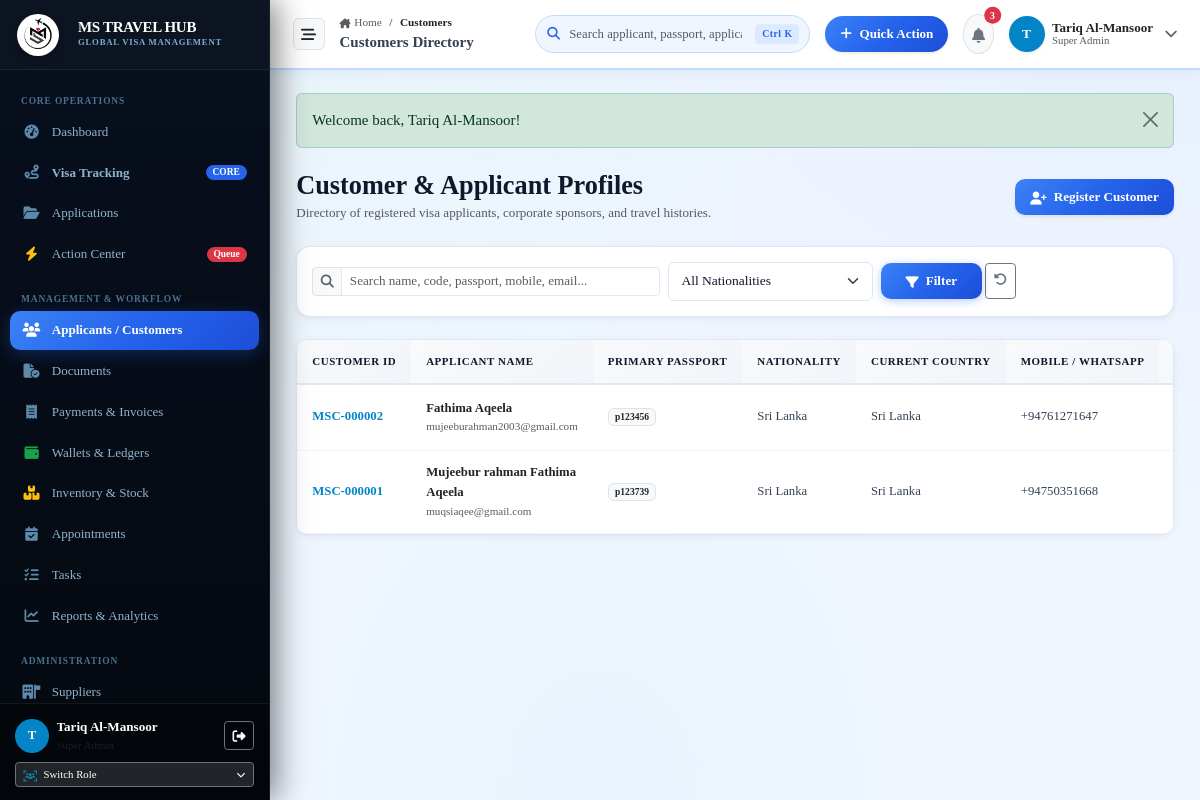
The page /customers (signed in) on the database its author committed.
### tables this page shows
CREATE TABLE customers (
    id INTEGER PRIMARY KEY AUTOINCREMENT,
    customer_code TEXT NOT NULL UNIQUE,
    first_name TEXT NOT NULL,
    middle_name TEXT,
    last_name TEXT NOT NULL,
    full_name TEXT NOT NULL,
    gender TEXT,
    dob DATE,
    nationality TEXT NOT NULL,
    place_of_birth TEXT,
    marital_status TEXT,
    occupation TEXT,
    mobile TEXT NOT NULL,
    whatsapp TEXT,
    email TEXT UNIQUE,
    password_hash TEXT,
    current_country TEXT NOT NULL,
    address TEXT,
    created_by INTEGER,
    notes TEXT,
    is_active INTEGER DEFAULT 1,
    created_at DATETIME DEFAULT CURRENT_TIMESTAMP,
    updated_at DATETIME DEFAULT CURRENT_TIMESTAMP, religion TEXT NULL,
    FOREIGN KEY (created_by) REFERENCES users(id)
);

### app/Controllers/CustomerController.php (called while the page is built, shortened)
<?php
class CustomerController
{
    public function index(): void
    {
        $pdo = Database::getConnection();
        $sql = "SELECT c.*,
                    cp.passport_number, cp.expiry_date as passport_expiry,
                    COUNT(a.id) as total_applications,
                    SUM(CASE WHEN a.status NOT IN ('Approved', 'Completed', 'Cancelled') THEN 1 ELSE 0 END) as active_applications
                FROM customers c
                LEFT JOIN customer_passports cp ON cp.customer_id = c.id AND cp.is_primary = 1
                LEFT JOIN applications a ON a.customer_id = c.id
                WHERE c.is_active = 1";
        $params = [];
        $sql .= " GROUP BY c.id ORDER BY c.created_at DESC";
        $stmt = $pdo->prepare($sql);
        $stmt->execute($params);
        $customers = $stmt->fetchAll();
        require_once dirname(__DIR__) . '/Views/customers/index.php';
    }
}

### app/autoload.php (called while the page is built, shortened)
<?php
function e(?string $string): string {
    return htmlspecialchars((string)($string ?? ''), ENT_QUOTES, 'UTF-8');
}
function get_flash(): ?array {
    if (isset($_SESSION['flash'])) {
        $flash = $_SESSION['flash'];
        return $flash;
    }
    return null;
}

### app/Views/customers/index.php (the view, shortened to what this page needs)
<?php
$flash = get_flash();
require_once dirname(__DIR__) . '/layouts/header.php';
require_once dirname(__DIR__) . '/layouts/sidebar.php';
require_once dirname(__DIR__) . '/layouts/topbar.php';
?>
<div class="content-body">
  <?php if ($flash): ?>
    <div class="alert alert-<?= e($flash['type']) ?> alert-dismissible fade show mb-4" role="alert">
      <?= e($flash['message']) ?>
      <button type="button" class="btn-close" data-bs-dismiss="alert"></button>
    </div>
  <?php endif; ?>
  <div class="d-flex flex-wrap align-items-center justify-content-between gap-3 mb-4">
    <div>
      <h3 class="fw-bold brand-font mb-0">Customer & Applicant Profiles</h3>
      <p class="text-muted small mb-0">Directory of registered visa applicants, corporate sponsors, and travel histories.</p>
    </div>
    <a href="/customers/create" class="btn btn-primary btn-sm px-3 shadow-sm">
      <i class="fa-solid fa-user-plus me-1"></i> Register Customer
    </a>
  </div>
  <div class="card-custom mb-4 bg-white">
    <div class="card-custom-body p-3">
      <form action="/customers" method="GET" class="row g-2 align-items-center">
        <div class="col-md-5">
          <div class="input-group input-group-sm">
            <span class="input-group-text bg-light text-muted"><i class="fa-solid fa-magnifying-glass"></i></span>
            <input type="text" name="search" class="form-control" placeholder="Search name, code, passport, mobile, email..." value="<?= e($_GET['search'] ?? '') ?>">
          </div>
        </div>
        <div class="col-md-3">
          <select name="nationality" class="form-select form-select-sm">
            <option value="">All Nationalities</option>
          </select>
        </div>
        <div class="col-md-2 d-flex gap-1">
          <button type="submit" class="btn btn-primary btn-sm w-100"><i class="fa-solid fa-filter me-1"></i> Filter</button>
          <a href="/customers" class="btn btn-outline-secondary btn-sm" title="Clear"><i class="fa-solid fa-rotate-left"></i></a>
        </div>
      </form>
    </div>
  </div>
  <div class="card-custom">
    <div class="table-responsive">
      <table class="table table-custom align-middle mb-0">
        <thead>
          <tr>
            <th>Customer ID</th>
            <th>Applicant Name</th>
            <th>Primary Passport</th>
            <th>Nationality</th>
            <th>Current Country</th>
            <th>Mobile / WhatsApp</th>
            <th>Applications</th>
          </tr>
        </thead>
        <tbody>
          <?php if (empty($customers)): ?>
            <tr><td colspan="8" class="text-center py-5 text-muted">No customers found.</td></tr>
          <?php else: ?>
            <?php foreach ($customers as $c): ?>
              <tr>
                <td><span class="fw-bold text-primary"><?= e($c['customer_code']) ?></span></td>
                <td>
                  <a href="/customers/show?id=<?= $c['id'] ?>" class="fw-semibold text-dark text-decoration-none">
                    <?= e($c['full_name']) ?>
                  </a>
                  <div class="text-muted small"><?= e($c['email']) ?></div>
                </td>
                <td>
                  <span class="badge bg-light text-dark border"><?= e($c['passport_number'] ?? 'PENDING') ?></span>
                </td>
                <td><?= e($c['nationality']) ?></td>
                <td><?= e($c['current_country']) ?></td>
                <td>
                  <div><?= e($c['mobile']) ?></div>
                </td>
                <td>
                </td>
              </tr>
            <?php endforeach; ?>
          <?php endif; ?>
        </tbody>
      </table>
    </div>
  </div>
</div>
<?php require_once dirname(__DIR__) . '/layouts/footer.php'; ?>

### public/assets/css/base/variables.css (style rules this page uses)
:root { --mh-green: #22c55e; --mh-green-light: #4ade80; --mh-green-dark: #16a34a; --mh-green-lime: #84cc16; --mh-green-subtle: #f0fdf4; --mh-green-border: #bbf7d0; --mh-teal: #06b6d4; --mh-teal-light: #22d3ee; --mh-teal-dark: #0891b2; --mh-teal-subtle: #ecfeff; --mh-teal-border: #a5f3fc; --mh-blue: #2563eb; --mh-blue-hover: #1d4ed8; --mh-blue-dark: #1e40af; --mh-blue-deep: #1e3a8a; --mh-blue-light: #eff6ff; --mh-blue-subtle: #dbeafe; --mh-blue-border: #bfdbfe; --mh-blue-glow: rgba(37, 99, 235, 0.32); --vt-primary: var(--mh-blue); --vt-primary-hover: var(--mh-blue-hover); --vt-primary-dark: var(--mh-blue-dark); --vt-primary-light: var(--mh-blue-light); --vt-primary-subtle: var(--mh-blue-subtle); --vt-primary-border: var(--mh-blue-border); --mh-gradient-brand: linear-gradient(135deg, #22c55e 0%, #06b6d4 50%, #2563eb 100%); --mh-gradient-brand-r: linear-gradient(135deg, #2563eb 0%, #06b6d4 50%, #22c55e 100%); --mh-gradient-blue: linear-gradient(135deg, #3b82f6 0%, #2563eb 50%, #1d4ed8 100%); --mh-gradient-teal: linear-gradient(135deg, #22d3ee 0%, #06b6d4 50%, #0891b2 100%); --mh-gradient-green: linear-gradient(135deg, #4ade80 0%, #22c55e 50%, #16a34a 100%); --mh-gradient-dark: linear-gradient(180deg, #060e1c 0%, #0a1628 100%); --mh-gradient-sidebar: linear-gradient(180deg, #080f1e 0%, #04090f 100%); --mh-gradient-hero: linear-gradient(135deg, #060e1c 0%, #0d2048 50%, #1e3a8a 100%); --ms-gradient-success: linear-gradient(135deg, #22c55e 0%, #16a34a 100%); --ms-gradient-warning: linear-gradient(135deg, #f59e0b 0%, #d97706 100%); --mh-navy: #0a1628; --mh-navy-dark: #060e1c; --mh-navy-light: #0f2040; --mh-navy-muted: #1a2f50; --vt-bg: #f0f6ff; --vt-surface: #ffffff; --vt-surface-glass: rgba(255, 255, 255, 0.96); --vt-surface-muted: #f0f6ff; --vt-border: #dce8f5; --vt-border-glass: rgba(255, 255, 255, 0.6); --vt-text-main: #0f172a; --vt-text-body: #334155; --vt-text-muted: #64748b; --vt-text-light: #94a3b8; --vt-success: #22c55e; --vt-warning: #f59e0b; --vt-danger: #ef4444; --vt-info: var(--mh-teal); --vt-purple: #8b5cf6; --sidebar-width: 270px; --sidebar-collapsed-width: 76px; --topbar-height: 70px; --radius-xs: 6px; --radius-sm: 10px; --radius-md: 14px; --radius-lg: 18px; --radius-xl: 26px; --vt-shadow-xs: 0 1px 2px 0 rgba(0,0,0,0.04); --vt-shadow-sm: 0 2px 6px 0 rgba(10,22,40,0.06), 0 1px 2px -1px rgba(10,22,40,0.04); --vt-shadow-md: 0 6px 16px -2px rgba(10,22,40,0.08), 0 2px 6px -2px rgba(10,22,40,0.04); --vt-shadow-lg: 0 14px 28px -4px rgba(10,22,40,0.10), 0 4px 10px -2px rgba(10,22,40,0.04); --vt-shadow-xl: 0 24px 38px -6px rgba(10,22,40,0.13), 0 10px 16px -4px rgba(10,22,40,0.05); --vt-glow-primary: 0 8px 25px -4px var(--mh-blue-glow); --vt-glow-success: 0 8px 25px -4px rgba(34,197,94,0.35); --vt-glow-warning: 0 8px 25px -4px rgba(245,158,11,0.35); --vt-transition-fast: 0.15s cubic-bezier(0.4, 0, 0.2, 1); --vt-transition-normal: 0.25s cubic-bezier(0.4, 0, 0.2, 1); }

### public/assets/css/base/typography.css (style rules this page uses)
body.app-body, html, body { font-family: 'Times New Roman', Times, Georgia, serif !important; color: var(--vt-text-body); line-height: 1.55; -webkit-font-smoothing: antialiased; -moz-osx-font-smoothing: grayscale; }
h1, h2, h3, h4, h5, h6 { color: var(--vt-text-main); font-weight: 700; line-height: 1.25; }

### public/assets/css/base/global.css (style rules this page uses)
body.app-body, html, body { background-color: var(--vt-bg); background-image: radial-gradient(at 0% 0%, rgba(34,197,94,0.05) 0px, transparent 50%), radial-gradient(at 100% 0%, rgba(37,99,235,0.04) 0px, transparent 50%), radial-gradient(at 50% 100%, rgba(6,182,212,0.03) 0px, transparent 50%); background-attachment: fixed; margin: 0; padding: 0; overflow-x: hidden; padding-bottom: env(safe-area-inset-bottom, 0); }
.content-body { flex: 1; padding: 1.5rem 1.75rem 2.5rem; max-width: 1800px; width: 100%; margin: 0 auto; }

### public/assets/css/components/buttons.css (style rules this page uses)
.btn-primary { background: var(--mh-gradient-blue); border: none; color: #ffffff; font-weight: 600; border-radius: var(--radius-sm); padding: 0.55rem 1.25rem; box-shadow: 0 2px 10px var(--mh-blue-glow); transition: all var(--vt-transition-fast); }

### public/assets/css/components/forms.css (style rules this page uses)
.form-control, .form-select { border-radius: var(--radius-xs); border: 1px solid var(--vt-border); padding: 0.55rem 0.85rem; font-size: 0.9rem; color: var(--vt-text-main); transition: border-color var(--vt-transition-fast), box-shadow var(--vt-transition-fast); }

### public/assets/css/utilities/helpers.css (style rules this page uses)
.text-primary { color: var(--mh-blue) !important; }

### rows shown on the page
customers: customer_code "MSC-000002", full_name "Fathima Aqeela", email "mujeeburahman2003@gmail.com", passport_number "p123456", nationality "Sri Lanka", current_country "Sri Lanka", mobile "+94761271647"
customers: customer_code "MSC-000001", full_name "Mujeebur rahman Fathima Aqeela", email "muqsiaqee@gmail.com", passport_number "p123739", nationality "Sri Lanka", current_country "Sri Lanka", mobile "+94750351668"

### other values the page prints
substr($currentUser['name'] ?? 'U', 0, 1) "T"
$currentUser['name'] "Tariq Al-Mansoor"
$roleName "Super Admin"
$segLabel "Customers"
$cleanTitle "Customers Directory"
$unreadNotifs "3"
$currentUser['role_name'] "Super Admin"
$flash['message'] "Welcome back, Tariq Al-Mansoor!"
